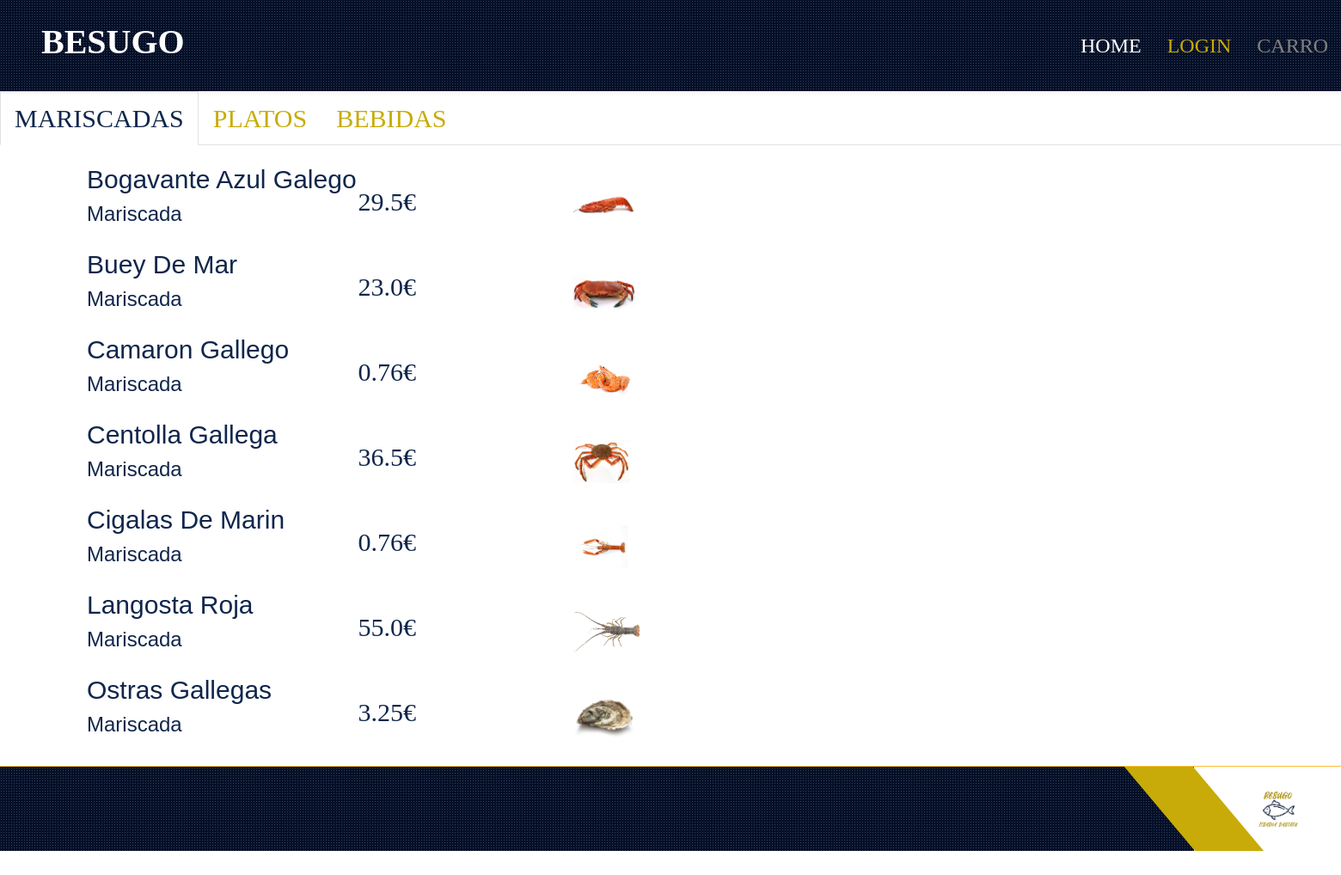
/mariscadas/, run on the app's committed database.
### store/models.py (models this page shows)
class Produktua(models.Model):
    PRODUKTU_MOTA = (
        (0, 'Osagaia'),
        (1, 'Platera'),
        (2, 'Edaria'),
    )
    izena = models.CharField(max_length=255)
    deskribapena = models.CharField(max_length=255)
    prezioa = models.FloatField()
    stock = models.FloatField()
    mota = models.IntegerField(choices = PRODUKTU_MOTA)
    foto = models.CharField(max_length=255,default='null.jpg')

### store/views.py (the view)
# urls.py: path('mariscadas/', views.mariscadas, name='mariscadas'),
def mariscadas(request):
  myprodu = Produktua.objects.all().values()
  template = loader.get_template('mariscadas.html')
  context = {
    'myprodu': myprodu,
  }
  return HttpResponse(template.render(context, request))

### store/templates/mariscadas.html (shortened to what this page needs)
{% load static %}
<!DOCTYPE html>
<html lang="en">
  <head>
    <link
      rel="stylesheet"
      href="{% static 'https://cdnjs.cloudflare.com/ajax/libs/font-awesome/5.15.0/css/all.min.css' %}"
    />
    <link
      rel="stylesheet"
      href="{% static 'https://cdn.jsdelivr.net/npm/bootstrap-icons@1.4.1/font/bootstrap-icons.css' %}"
    />
    <link
      rel="stylesheet"
      href="{% static 'lib/owlcarousel/assets/owl.carousel.min.css' %}"
    />
    <link
      rel="stylesheet"
      href="{% static 'lib/tempusdominus/css/tempusdominus-bootstrap-4.min.css' %}"
    />
    <link
      rel="stylesheet"
      href="{% static 'lib/lightbox/css/lightbox.min.css' %}"
    />
    <link rel="stylesheet" href="{% static 'css/bootstrap.min.css' %}" />
    <link rel="stylesheet" href="{% static 'css/style.css' %}" />
  </head>
  <body>
    {% include "header.html" %}
    <section id="region-main" class="has-blocks mb-3" aria-label="Contenido">
      <div role="main">
        <div class="course-content">
          <div class="single-section onetopic">
            <ul class="nav nav-tabs mb-3">
              <li class="nav-item">
                <a class="nav-link active" title="General"
                  ><innertab
                    style=""
                    class="tab_content tab_position_0 tab_level_0 marker"
                    ><span
                      class="sectionname"
                      style="color: var(--dark); font-size: 30px"
                      >MARISCADAS</span
                    ></innertab
                  ></a
                >
              </li>
              <li class="nav-item">
                <a class="nav-link" href="{% url 'platerak' %}" title="PLATOS"
                  ><innertab
                    style=""
                    class="tab_content tab_position_1 tab_level_0"
                    ><span
                      class="sectionname"
                      style="color: var(--primary); font-size: 30px"
                      >PLATOS</span
                    ></innertab
                  ></a
                >
              </li>
              <li class="nav-item">
                <a class="nav-link" href="{% url 'bebidas' %}" title="BEBIDAS"
                  ><innertab
                    style=""
                    class="tab_content tab_position_1 tab_level_0"
                    ><span
                      class="sectionname"
                      style="color: var(--primary); font-size: 30px"
                      >BEBIDAS</span
                    ></innertab
                  ></a
                >
              </li>
            </ul>
            <div id="mardiv">
              <div
                id="menumar"
                style="
                  margin-left: 80px;
                  overflow: scroll;
                  width: 1600px;
                  height: 690px;
                  padding-left: 20px;
                "
              >
                <table style="height: 680px">
                  {% for x in myprodu %} {% if x.mota == 0 %}
                  <tr style="font-size: 30px; font-family: Arial">
                    <td
                      style="
                        font-family: Arial;
                        font-size: 30px;
                        color: var(--dark);
                      "
                    >
                      {{ x.izena }}<br />
                      <p style="font-size: 24px">{{ x.deskribapena }}</p>
                    </td>
                    <td style="font-family: besugo; color: var(--dark)">
                      {{ x.prezioa}}€
                    </td>
                    <td>
                      <img
                        style="
                          height: 50px;
                          margin-left: 180px;
                          margin-top: 10px;
                        "
                        src="../static/img/{{x.foto}}"
                      />
                    </td>
                  </tr>
                  {% endif %} {% endfor %}
                </table>
              </div>
            </div>
          </div>
        </div>
      </div>
    </section>
    <div
      class="container-fluid bg-dark bg-light-radial text-white border-top border-secondary px-0"
    >
      <div class="d-flex flex-column flex-md-row justify-content-between">
        <div
          class="py-4 px-5 bg-white footer-shape position-relative text-center text-md-end"
        >
        {% if request.user.is_authenticated %}
        <button
        id="btnComprar"
        style="
          height: 50px;
          width: 160px;
          margin-left: 30px;
          font-family: besugo;
          color: var(--dark);
          font-family: 'besugo';
          background: var(--primary);
          border-color: var(--secondary);
          font-size: 24px;
        "
      >
        PROCESAR COMPRA
      </button>
      {% else %}
      <img src="../static/img/bsg.png" height="50px" id="bsg" />
      {% endif %}
        </div>
      </div>
    </div>
  </body>
</html>

### store/templates/header.html (shortened to what this page needs)
<div class="container-fluid sticky-top bg-dark bg-light-radial shadow-sm px-5 pe-lg-0">
    <nav class="navbar navbar-expand-lg bg-dark bg-light-radial navbar-dark py-3 py-lg-0">
        <a href="{% url 'index' %}" class="navbar-brand">
            <h1 style="font-family: besugo;font: size 4px; color:#FFFFFF;">BESUGO</h1>
        </a>
        <div class="collapse navbar-collapse" id="navbarCollapse">
            <div class="navbar-nav ms-auto py-0">
                <a href="{% url 'index' %}" class="nav-item nav-link">Home</a>
                {% if request.user.is_authenticated %}
                    <a href="{% url 'amaitusaioa' %}" class="nav-item nav-link active">Log out ({{request.user.username}})</a>
                {% else %}
                    <a href="{% url 'login' %}" class="nav-item nav-link active">Login</a>
                {% endif %}
                {% if request.user.is_authenticated %}
                <a href="{% url 'carro' %}" class="nav-item nav-link" style="">carro</a>
                {% else %}
                <a href="" class="nav-item nav-link" style="color:gray;">carro</a>
                {% endif %}
            </div>
        </div>
    </nav>
</div>

### store/static/css/style.css (style rules this page uses)
:root { --primary: #c8ab08; --secondary: #e9d05c; --light: #FFFFFF; --dark: #10264c; }
.bg-light-radial { background-image: -webkit-repeating-radial-gradient(center center, rgba(256, 256, 256, 0.2), rgba(256, 256, 256, 0.2) 1px, transparent 1px, transparent 100%); background-image: -moz-repeating-radial-gradient(center center, rgba(256, 256, 256, 0.2), rgba(256, 256, 256, 0.2) 1px, transparent 1px, transparent 100%); background-image: -ms-repeating-radial-gradient(center center, rgba(256, 256, 256, 0.2), rgba(256, 256, 256, 0.2) 1px, transparent 1px, transparent 100%); background-image: -o-repeating-radial-gradient(center center, rgba(256, 256, 256, 0.2), rgba(256, 256, 256, 0.2) 1px, transparent 1px, transparent 100%); background-image: repeating-radial-gradient(center center, rgba(256, 256, 256, 0.2), rgba(256, 256, 256, 0.2) 1px, transparent 1px, transparent 100%); background-size: 3px 3px; }
.navbar-dark .navbar-nav .nav-link { position: relative; padding: 35px 15px; font-size: 24px; text-transform: uppercase; color: var(--light); outline: none; transition: .5s; }
.navbar-dark .navbar-nav .nav-link:hover, .navbar-dark .navbar-nav .nav-link.active { color: var(--primary); }
.footer-shape::before { position: absolute; content: ""; width: 80px; height: 100%; top: 0; left: -40px; background: var(--primary); transform: skew(40deg); }
#bsg { margin-left: 25px; }
.sectionname { font-size: 24px; }

### data on the page
Produktua: izena "Bogavante Azul Galego", deskribapena "Mariscada", prezioa "29.5", foto (picture)
Produktua: izena "Buey De Mar", deskribapena "Mariscada", prezioa "23.0", foto (picture)
Produktua: izena "Camaron Gallego", deskribapena "Mariscada", prezioa "0.76", foto (picture)
Produktua: izena "Centolla Gallega", deskribapena "Mariscada", prezioa "36.5", foto (picture)
Produktua: izena "Cigalas De Marin", deskribapena "Mariscada", prezioa "0.76", foto (picture)
Produktua: izena "Langosta Roja", deskribapena "Mariscada", prezioa "55.0", foto (picture)
Produktua: izena "Ostras Gallegas", deskribapena "Mariscada", prezioa "3.25", foto (picture)
